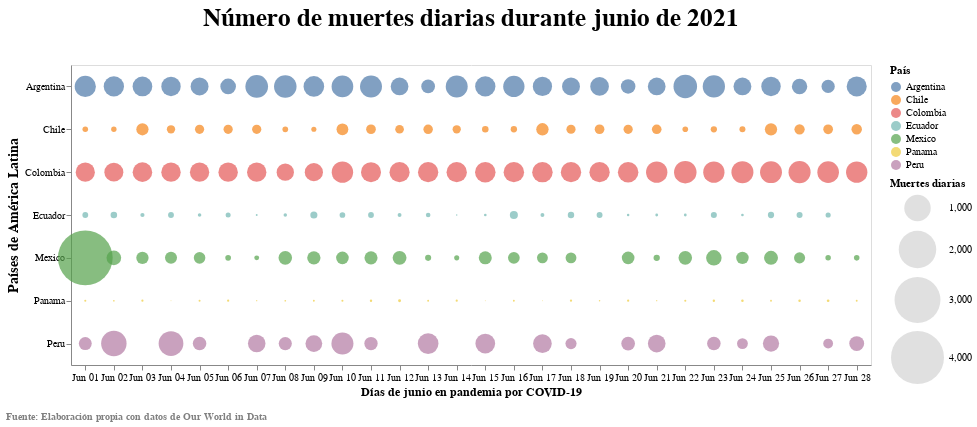

Notebook cell for this chart:
### Code cell
# El gráfico será uno de círculos combinado con uno de barras. Para ello, primero definimos la variable de intervalo
# que servirá para interactuar a través de selecciones que se podrán hacer con el mouse

interval = alt.selection_interval()

# Gráfico de círculos
circulos = alt.Chart(graf2).mark_circle().encode(
    alt.X('monthdate(fecha):O',
         axis=alt.Axis(title='Días de junio en pandemia por COVID-19', titleFontSize=12)),
    alt.Y('País',
         axis=alt.Axis(title='Países de América Latina', titleFontSize=14)),
    color=alt.condition(interval, 'País', alt.value('lightgray')),
    tooltip=['País','nuevas muertes'],
    size=alt.Size('nuevas muertes:Q',
        scale=alt.Scale(range=[0, 3000]),
        legend=alt.Legend(title='Muertes diarias')
    ) 
).properties(title=alt.TitleParams(
    "Número de muertes diarias durante junio de 2021",
    color='black',
    fontSize = 25,
    dy = -30),width=800,
    height=300,
    selection=interval).interactive()

#  Pie de página
alt.concat(circulos,
    title=alt.TitleParams(
        'Fuente: Elaboración propia con datos de Our World in Data ',
        color='gray',
        baseline='bottom',
        orient='bottom',
        anchor='start',
        dy = 20,
        fontSize= 10
    )
)

### Figure 1 — Vega-Lite specification as saved in the notebook (floating-point values rounded to 4 significant figures; data arrays with more than 128 entries replaced by an {"elided": "..."} marker saying what was removed)
{"config": {"view": {"continuousWidth": 400, "continuousHeight": 300}}, "concat": [{"mark": "circle", "encoding": {"color": {"condition": {"type": "nominal", "field": "País", "selection": "selector002"}, "value": "lightgray"}, "size": {"type": "quantitative", "field": "nuevas muertes", "legend": {"title": "Muertes diarias"}, "scale": {"range": [0, 3000]}}, "tooltip": [{"type": "nominal", "field": "País"}, {"type": "quantitative", "field": "nuevas muertes"}], "x": {"type": "ordinal", "axis": {"title": "Días de junio en pandemia por COVID-19", "titleFontSize": 12}, "field": "fecha", "timeUnit": "monthdate"}, "y": {"type": "nominal", "axis": {"title": "Países de América Latina", "titleFontSize": 14}, "field": "País"}}, "height": 300, "selection": {"selector002": {"type": "interval"}, "selector003": {"type": "interval", "bind": "scales", "encodings": ["x", "y"]}}, "title": {"text": "Número de muertes diarias durante junio de 2021", "color": "black", "dy": -30, "fontSize": 25}, "width": 800}], "data": {"name": "data-e7880e258afca5512a4337c4ab050366"}, "title": {"text": "Fuente: Elaboración propia con datos de Our World in Data ", "anchor": "start", "baseline": "bottom", "color": "gray", "dy": 20, "fontSize": 10, "orient": "bottom"}, "$schema": "https://vega.github.io/schema/vega-lite/v4.8.1.json", "datasets": {"data-e7880e258afca5512a4337c4ab050366": {"elided": "196 records"}}}
